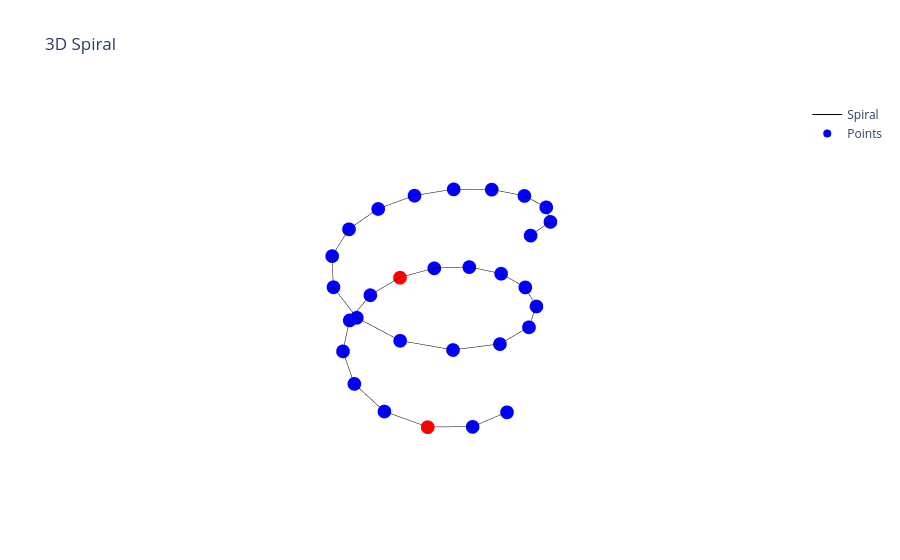

Notebook code cell kept with this figure:
### Code cell
import numpy as np

import plotly.graph_objects as go

# Generate spiral points
num_points = 30
theta = np.linspace(0, 4 * np.pi, num_points)  # Angle for the spiral
z = np.linspace(0, 2, num_points)  # Height of the spiral
x = np.sin(theta)  # X-coordinates
y = np.cos(theta)  # Y-coordinates

# Define indices for red points
red_indices = [2, 8]

# Define colors for the points
colors = ['red' if i in red_indices else 'blue' for i in range(num_points)]

# Create the figure
fig = go.Figure()

# Add the spiral line
fig.add_trace(go.Scatter3d(
    x=x, y=y, z=z,
    mode='lines',
    line=dict(color='black', width=1),  # Thick black lines
    name='Spiral'
))

# Add the points
fig.add_trace(go.Scatter3d(
    x=x, y=y, z=z,
    mode='markers',
    marker=dict(size=8, color=colors),  # Color the points
    name='Points'
))

# Update layout
fig.update_layout(
    title='3D Spiral',
    scene=dict(
        xaxis_title='X',
        yaxis_title='Y',
        zaxis_title='Z'
    )
)

# # Add lines connecting each point to every other point
# for i in range(num_points):
#     for j in range(i + 1, num_points):
#         color = 'red' if i in red_indices and j in red_indices else 'black'
#         fig.add_trace(go.Scatter3d(
#             x=[x[i], x[j]],
#             y=[y[i], y[j]],
#             z=[z[i], z[j]],
#             mode='lines',
#             line=dict(color=color, width=1.5),
#             showlegend=False
#         ))


fig.update_layout(
    scene=dict(
        xaxis=dict(visible=False),
        yaxis=dict(visible=False),
        zaxis=dict(visible=False)
    )
)
# Show the plot
fig.show()

### Figure 1 — Plotly figure (JSON) as saved in the notebook; plotly's stock layout.template omitted (floating-point values rounded to 4 significant figures)
{"data": [{"line": {"color": "black", "width": 1}, "mode": "lines", "name": "Spiral", "type": "scatter3d", "x": [0.0, 0.4199, 0.7622, 0.9635, 0.9868, 0.8277, 0.5156, 0.1081, -0.3193, -0.6877, -0.929, -0.9985, -0.8835, -0.6052, -0.215, 0.215, 0.6052, 0.8835, 0.9985, 0.929, 0.6877, 0.3193, -0.1081, -0.5156, -0.8277, -0.9868, -0.9635, -0.7622, -0.4199, -4.899e-16], "y": [1.0, 0.9076, 0.6474, 0.2675, -0.1618, -0.5612, -0.8569, -0.9941, -0.9477, -0.726, -0.3701, 0.05414, 0.4684, 0.7961, 0.9766, 0.9766, 0.7961, 0.4684, 0.05414, -0.3701, -0.726, -0.9477, -0.9941, -0.8569, -0.5612, -0.1618, 0.2675, 0.6474, 0.9076, 1.0], "z": [0.0, 0.06897, 0.1379, 0.2069, 0.2759, 0.3448, 0.4138, 0.4828, 0.5517, 0.6207, 0.6897, 0.7586, 0.8276, 0.8966, 0.9655, 1.034, 1.103, 1.172, 1.241, 1.31, 1.379, 1.448, 1.517, 1.586, 1.655, 1.724, 1.793, 1.862, 1.931, 2.0]}, {"marker": {"color": ["blue", "blue", "red", "blue", "blue", "blue", "blue", "blue", "red", "blue", "blue", "blue", "blue", "blue", "blue", "blue", "blue", "blue", "blue", "blue", "blue", "blue", "blue", "blue", "blue", "blue", "blue", "blue", "blue", "blue"], "size": 8}, "mode": "markers", "name": "Points", "type": "scatter3d", "x": [0.0, 0.4199, 0.7622, 0.9635, 0.9868, 0.8277, 0.5156, 0.1081, -0.3193, -0.6877, -0.929, -0.9985, -0.8835, -0.6052, -0.215, 0.215, 0.6052, 0.8835, 0.9985, 0.929, 0.6877, 0.3193, -0.1081, -0.5156, -0.8277, -0.9868, -0.9635, -0.7622, -0.4199, -4.899e-16], "y": [1.0, 0.9076, 0.6474, 0.2675, -0.1618, -0.5612, -0.8569, -0.9941, -0.9477, -0.726, -0.3701, 0.05414, 0.4684, 0.7961, 0.9766, 0.9766, 0.7961, 0.4684, 0.05414, -0.3701, -0.726, -0.9477, -0.9941, -0.8569, -0.5612, -0.1618, 0.2675, 0.6474, 0.9076, 1.0], "z": [0.0, 0.06897, 0.1379, 0.2069, 0.2759, 0.3448, 0.4138, 0.4828, 0.5517, 0.6207, 0.6897, 0.7586, 0.8276, 0.8966, 0.9655, 1.034, 1.103, 1.172, 1.241, 1.31, 1.379, 1.448, 1.517, 1.586, 1.655, 1.724, 1.793, 1.862, 1.931, 2.0]}], "layout": {"scene": {"xaxis": {"title": {"text": "X"}, "visible": false}, "yaxis": {"title": {"text": "Y"}, "visible": false}, "zaxis": {"title": {"text": "Z"}, "visible": false}}, "title": {"text": "3D Spiral"}}}
